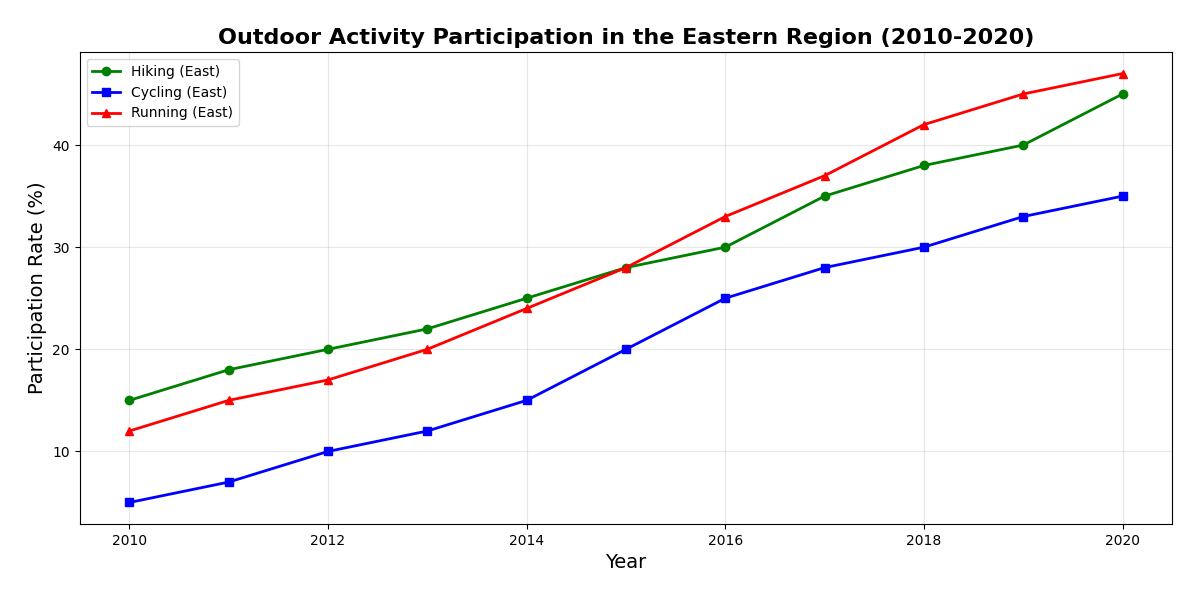

The Python source for this figure:
import matplotlib.pyplot as plt
import numpy as np

# Years from 2010 to 2020
years = np.arange(2010, 2021)

# Participation rates (%)
hiking_east = [15, 18, 20, 22, 25, 28, 30, 35, 38, 40, 45]
cycling_east = [5, 7, 10, 12, 15, 20, 25, 28, 30, 33, 35]
running_east = [12, 15, 17, 20, 24, 28, 33, 37, 42, 45, 47]

# Create a single subplot for the Eastern Region
fig, ax = plt.subplots(figsize=(12, 6))

# Plot for the Eastern Region
ax.plot(years, hiking_east, marker='o', color='green', linestyle='-', linewidth=2,
        label='Hiking (East)')
ax.plot(years, cycling_east, marker='s', color='blue', linestyle='-', linewidth=2,
        label='Cycling (East)')
ax.plot(years, running_east, marker='^', color='red', linestyle='-', linewidth=2,
        label='Running (East)')
ax.set_xlabel('Year', fontsize=14)
ax.set_ylabel('Participation Rate (%)', fontsize=14)
ax.set_title('Outdoor Activity Participation in the Eastern Region (2010-2020)', fontsize=16, weight='bold')
ax.legend(loc='upper left')
ax.grid(True, alpha=0.3)

# Adjust layout and show the plot
plt.tight_layout(pad=2.0)
plt.show()
